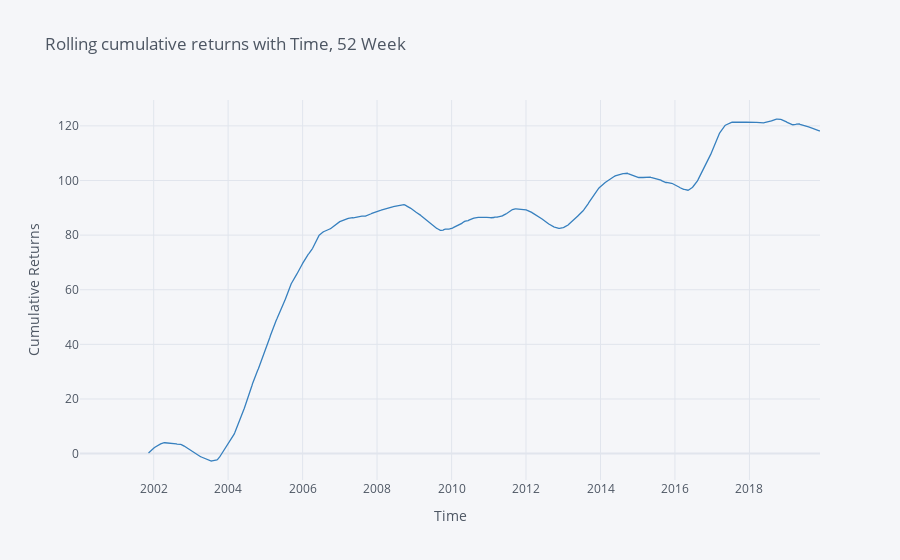

This figure's notebook cell:
### Code cell
# Plotting 52 week rolling returns
buy_value_weekly.iplot(
    y='rolling_returns_cum',
    opacity = .8,
    xTitle='Time',
    yTitle='Cumulative Returns',
    title='Rolling cumulative returns with Time, 52 Week',
    color='blue')

### Figure 1 — Plotly figure (JSON) as saved in the notebook; plotly's stock layout.template omitted (floating-point values rounded to 4 significant figures; data arrays with more than 128 entries replaced by an {"elided": "..."} marker saying what was removed)
{"data": [{"line": {"color": "rgba(55, 128, 191, 1.0)", "dash": "solid", "shape": "linear", "width": 1.3}, "mode": "lines", "name": "rolling_returns_cum", "text": "", "type": "scatter", "x": {"elided": "1038 str values"}, "y": {"elided": "1038 mixed values"}}], "layout": {"legend": {"bgcolor": "#F5F6F9", "font": {"color": "#4D5663"}}, "paper_bgcolor": "#F5F6F9", "plot_bgcolor": "#F5F6F9", "title": {"font": {"color": "#4D5663"}, "text": "Rolling cumulative returns with Time, 52 Week"}, "xaxis": {"gridcolor": "#E1E5ED", "showgrid": true, "tickfont": {"color": "#4D5663"}, "title": {"font": {"color": "#4D5663"}, "text": "Time"}, "zerolinecolor": "#E1E5ED"}, "yaxis": {"gridcolor": "#E1E5ED", "showgrid": true, "tickfont": {"color": "#4D5663"}, "title": {"font": {"color": "#4D5663"}, "text": "Cumulative Returns"}, "zerolinecolor": "#E1E5ED"}}}
